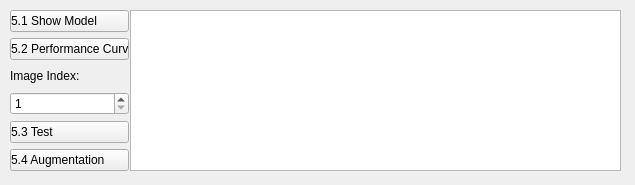
<?xml version="1.0" encoding="UTF-8"?>
<ui version="4.0">
 <class>MainWindow</class>
 <widget class="QMainWindow" name="MainWindow">
  <property name="geometry">
   <rect>
    <x>0</x>
    <y>0</y>
    <width>635</width>
    <height>185</height>
   </rect>
  </property>
  <property name="windowTitle">
   <string>MainWindow</string>
  </property>
  <widget class="QWidget" name="centralwidget">
   <widget class="QWidget" name="verticalLayoutWidget">
    <property name="geometry">
     <rect>
      <x>10</x>
      <y>10</y>
      <width>119</width>
      <height>161</height>
     </rect>
    </property>
    <layout class="QVBoxLayout" name="verticalLayout">
     <item>
      <widget class="QPushButton" name="Q5_1">
       <property name="styleSheet">
        <string notr="true">text-align:left;</string>
       </property>
       <property name="text">
        <string>5.1 Show Model</string>
       </property>
      </widget>
     </item>
     <item>
      <widget class="QPushButton" name="Q5_2">
       <property name="styleSheet">
        <string notr="true">text-align:left;</string>
       </property>
       <property name="text">
        <string>5.2 Performance Curve</string>
       </property>
      </widget>
     </item>
     <item>
      <widget class="QLabel" name="label">
       <property name="text">
        <string>Image Index:</string>
       </property>
      </widget>
     </item>
     <item>
      <widget class="QSpinBox" name="img_index">
       <property name="minimum">
        <number>1</number>
       </property>
       <property name="maximum">
        <number>2500</number>
       </property>
      </widget>
     </item>
     <item>
      <widget class="QPushButton" name="Q5_3">
       <property name="styleSheet">
        <string notr="true">text-align:left;</string>
       </property>
       <property name="text">
        <string>5.3 Test</string>
       </property>
      </widget>
     </item>
     <item>
      <widget class="QPushButton" name="Q5_4">
       <property name="styleSheet">
        <string notr="true">text-align:left;</string>
       </property>
       <property name="text">
        <string>5.4 Augmentation</string>
       </property>
      </widget>
     </item>
    </layout>
   </widget>
   <widget class="QTextBrowser" name="result">
    <property name="geometry">
     <rect>
      <x>130</x>
      <y>10</y>
      <width>491</width>
      <height>161</height>
     </rect>
    </property>
    <property name="html">
     <string>&lt;!DOCTYPE HTML PUBLIC &quot;-//W3C//DTD HTML 4.0//EN&quot; &quot;http://www.w3.org/TR/REC-html40/strict.dtd&quot;&gt;
&lt;html&gt;&lt;head&gt;&lt;meta name=&quot;qrichtext&quot; content=&quot;1&quot; /&gt;&lt;style type=&quot;text/css&quot;&gt;
p, li { white-space: pre-wrap; }
&lt;/style&gt;&lt;/head&gt;&lt;body style=&quot; font-family:'PMingLiU'; font-size:9pt; font-weight:400; font-style:normal;&quot;&gt;
&lt;p style=&quot;-qt-paragraph-type:empty; margin-top:0px; margin-bottom:0px; margin-left:0px; margin-right:0px; -qt-block-indent:0; text-indent:0px;&quot;&gt;&lt;br /&gt;&lt;/p&gt;&lt;/body&gt;&lt;/html&gt;</string>
    </property>
   </widget>
  </widget>
 </widget>
 <resources/>
 <connections/>
</ui>
